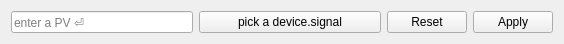
<?xml version="1.0" encoding="UTF-8"?>
<ui version="4.0">
 <class>Form</class>
 <widget class="QWidget" name="Form">
  <property name="geometry">
   <rect>
    <x>0</x>
    <y>0</y>
    <width>564</width>
    <height>43</height>
   </rect>
  </property>
  <property name="windowTitle">
   <string>Form</string>
  </property>
  <layout class="QHBoxLayout" name="horizontalLayout">
   <item>
    <layout class="QHBoxLayout" name="target_layout">
     <item>
      <widget class="QLineEdit" name="pv_edit">
       <property name="sizePolicy">
        <sizepolicy hsizetype="MinimumExpanding" vsizetype="Fixed">
         <horstretch>0</horstretch>
         <verstretch>0</verstretch>
        </sizepolicy>
       </property>
       <property name="placeholderText">
        <string>enter a PV ⏎</string>
       </property>
      </widget>
     </item>
     <item>
      <widget class="QPushButton" name="signal_button">
       <property name="sizePolicy">
        <sizepolicy hsizetype="MinimumExpanding" vsizetype="Fixed">
         <horstretch>0</horstretch>
         <verstretch>0</verstretch>
        </sizepolicy>
       </property>
       <property name="text">
        <string>pick a device.signal</string>
       </property>
      </widget>
     </item>
    </layout>
   </item>
   <item>
    <widget class="QDialogButtonBox" name="target_button_box">
     <property name="sizePolicy">
      <sizepolicy hsizetype="Maximum" vsizetype="Fixed">
       <horstretch>0</horstretch>
       <verstretch>0</verstretch>
      </sizepolicy>
     </property>
     <property name="standardButtons">
      <set>QDialogButtonBox::Apply|QDialogButtonBox::Reset</set>
     </property>
    </widget>
   </item>
  </layout>
 </widget>
 <resources/>
 <connections/>
</ui>
